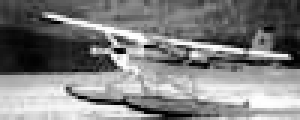
#> input picture CarData/TrainImages/neg-0.pgm, 100 x 40 px, found by its file name (shown 3 times larger); its folder holds 4 pictures in this run
$ python image_recog.py   (older library calls are emulated)
#> lines starting #> are read from the running program, lines starting #| are printed output that depends on the picture; long printed decimals are rounded
# -*- coding: utf-8 -*-
"""
Created on Sun Oct 29 13:09:56 2017

@author: shrey
"""
from scipy import misc
import numpy as np
import matplotlib.pyplot as plt
import os


#train the logistic regression model
def logistic_reg_train(data_x,data_y,epochs,m,lr=0.01):
    #initialize parameters
    weight=np.zeros((len(data_x),1))
    bias=0
    costt=[] #to store cost value for every epoch
    for i in range(epochs):
        z=np.dot(weight.T,data_x)+bias  #calculate z
        a=1 / (1 + np.exp(-z))          #calculate sigmoid of z
        j=-(np.multiply(data_y,np.log(a))+np.multiply((1-data_y),np.log(1-a))) #this is cost
        cost=np.sum(j)/m #average cost of training set
        dz=a-data_y
        dw=np.dot(data_x,dz.T)/m #this is the adjustment for weight
        db=np.sum(dz)/m  #adjustment for bias

        weight=weight-lr*dw #update weights

        bias=bias-lr*db #update bias

        print('loss for epoch '+str(i)+' is:'+ str(cost))
        costt.append(cost)
    plt.plot(costt)     #plot cost
    result={'weights':weight,'bias':bias,'cost':costt}
    return result

 #takes test set and predict its output using the trained weights and bias
def logistic_reg_predict(data,res):
    weight=res['weights']
    bias=res['bias']
    z=np.dot(weight.T,data)+bias
    predict=1 / (1 + np.exp(-z))
    return predict

#################################################################################
#this block makes the training and testing set
#################################################################################
num_train=600
num_test=250
pos=0
neg=0
index=0
test_index=0
train_array_x=np.zeros((num_train,4000),dtype=object)  #dimensions of images are 40 X 100
train_array_y=np.zeros(num_train)
test_array_x=np.zeros((num_test,4000),dtype=object)
test_array_y=np.zeros(num_test)
path = '/home/shrey/Desktop/project/CarData/TrainImages/'
for filename in os.listdir(path):
    arr= misc.imread(path+filename)
#> arr is the input picture: shape (40, 100); min 0, max 255, mean 127.8
    if 'pos' in filename:
        if pos>=(num_train/2):
            test_array_x[test_index]=arr.flatten()
            test_index+=1
            continue
        pos+=1
        train_array_x[index]=arr.flatten()
        train_array_y[index]=1
    else:
        if neg>=num_train/2:
            continue
        neg+=1
        train_array_x[index]=arr.flatten()
        train_array_y[index]=0

    index+=1
    if index>num_train and test_index>num_test:
        break
#################################################################################

#################################################################################


train_array_x=train_array_x.astype('float')  # make the type as float
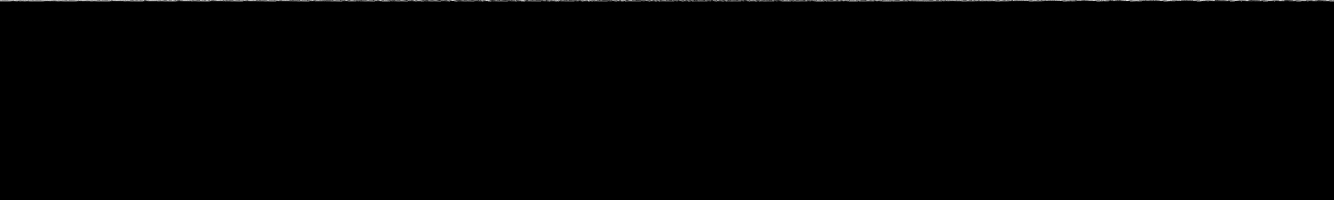
#> train_array_x: shape (600, 4000) float64 (shown at 1/3 size); min 0, max 255, mean 0.9
test_array_x=test_array_x.astype('float')
train_array_y=train_array_y.reshape((1,600))
# we want to stack the training examples to be stacked vertically not horizontally and be normalized
train_array_x=train_array_x.T/255
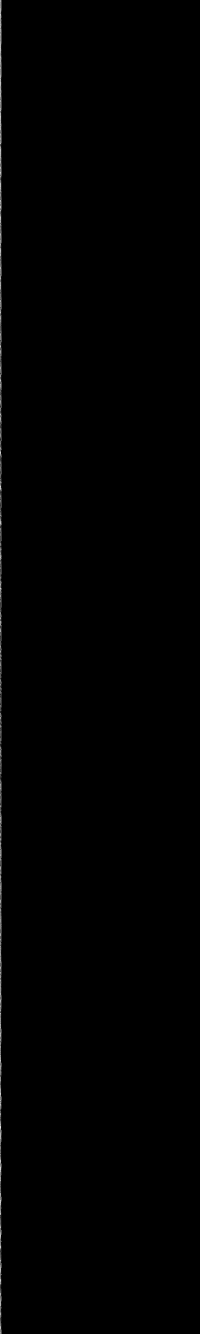
#> train_array_x: shape (4000, 600) float64 (shown at 1/3 size); min 0, max 1, mean 0.00334
test_array_x=test_array_x.T/255


res=logistic_reg_train(train_array_x,train_array_y,100,num_train)
#> in logistic_reg_train, `weight=np.zeros((len(data_x),1))`: weight = 4000 values from 0 to 0
#> the loop in logistic_reg_train, `for i in range(epochs):` made 100 passes
#> (cost, db, bias) on passes 1 to 12: (0.693, 0.5, -0.005), (0.691, 0.499, -0.00999), (0.688, 0.497, -0.015), (0.685, 0.496, -0.0199), (0.683, 0.495, -0.0249), (0.68, 0.493, -0.0298), (0.678, 0.492, -0.0347), (0.675, 0.491, -0.0396), (0.673, 0.49, -0.0445), (0.67, 0.488, -0.0494), (0.668, 0.487, -0.0543), (0.665, 0.486, -0.0591)
#| loss for epoch 0 is:0.6931
#| loss for epoch 1 is:0.6905
#| loss for epoch 2 is:0.6879
#| loss for epoch 3 is:0.6854
#| loss for epoch 4 is:0.6828
#| loss for epoch 5 is:0.6802
#| loss for epoch 6 is:0.6777
#| loss for epoch 7 is:0.6752
#> (further printed lines are left out)
#> after the loop in logistic_reg_train, `for i in range(epochs):`: bias = -0.442; costt = 100 values, max 0.693 at index 0, min 0.495 at index 99, mean 0.586; weight = 4000 values, max -0.00014 at index 2233, min -0.00134 at index 1765, mean -0.000784
#> res = 3 items
pre=logistic_reg_predict(test_array_x,res)
#> in logistic_reg_predict, `bias=res['bias']`: bias = -0.442
#> test_array_x: shape (4000, 250) float64; every value is 0

#find the number of correctly classified images
pre=pre>0.5
pre=pre.astype('float')
c=(pre==1).sum()
#> c = 0

#calculate accuracy
accuracy=(float(c)/float(test_array_x.shape[1]))*100
#> accuracy = 0

#plot cost
plt.plot(res['cost'])


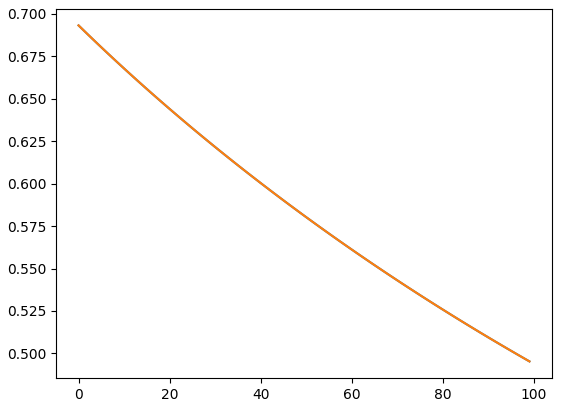
#> figure drawn by matplotlib, 1 panel; curve peaks at x = 0, y = 0.693; curve peaks at x = 0, y = 0.693
